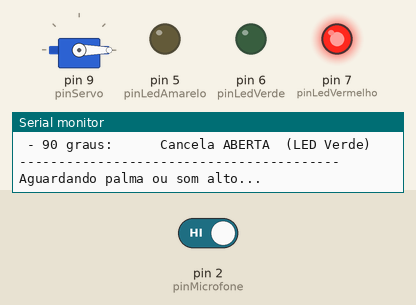
A sketch run on a simulated Arduino Uno, built with avr-gcc and run on an emulated ATmega328P. Parts: servo, output pins drawn as LEDs (lit = HIGH), the last lines printed to the serial monitor. Dashed ring = blinking. Inputs (shaded band) come from the test bench; at power-on: pin 2 (pinMicrofone) HIGH.

Above: at 2.5 s.
2.6 s: pin 2 (pinMicrofone) driven LOW
At 2.8 s:
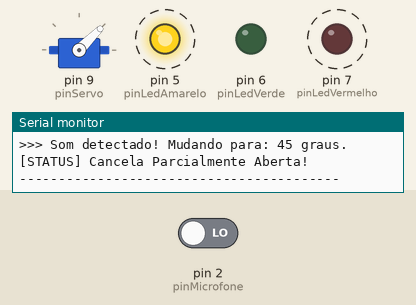
At 5.5 s:
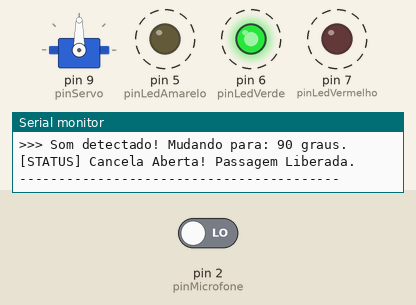
5.6 s: pin 2 (pinMicrofone) driven HIGH
At 6.1 s:
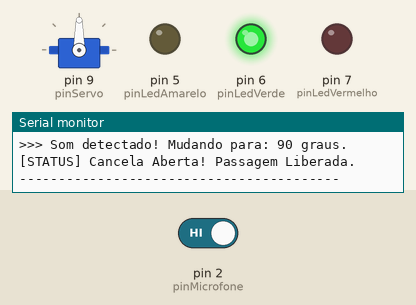
Timing chart, 0 to 8.6 s (numbered marks = the images above; inputs shaded):
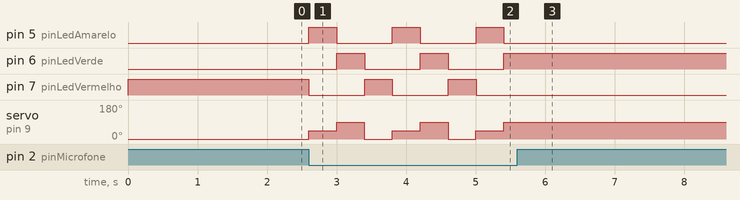

The sketch:

Microfone.ino
```cpp
#include <Servo.h>

#define pinServo 9
#define pinLedVerde 6
#define pinLedAmarelo 5
#define pinLedVermelho 7
#define pinMicrofone 2 // Pino OUT do microfone conectado no pino Digital 2

Servo servo1;
int grau = 0;
int estadoCancela = 0; // Controla os 3 estados (0 = Fechada, 1 = Parcial, 2 = Aberta)

// Variáveis de controle para evitar que uma única palma mude vários estados de uma vez (Debounce)
unsigned long tempoUltimaPalma = 0;
const int intervaloDebounce = 400; // Tempo de espera em milissegundos entre comandos

void setup() {
  servo1.attach(pinServo);

  // Configura os pinos dos três LEDs como saídas
  pinMode(pinLedVerde, OUTPUT);
  pinMode(pinLedAmarelo, OUTPUT);
  pinMode(pinLedVermelho, OUTPUT);

  // Configura o pino do microfone como entrada
  pinMode(pinMicrofone, INPUT);

  Serial.begin(9600);

  // Inicia com a cancela fechada (0 graus) e apenas o LED vermelho aceso
  servo1.write(0);
  digitalWrite(pinLedVermelho, HIGH);
  digitalWrite(pinLedAmarelo, LOW);
  digitalWrite(pinLedVerde, LOW);
  delay(1000);

  // --- INTERFACE DO MONITOR SERIAL MANTIDA ---
  Serial.println("=========================================");
  Serial.println("     SISTEMA DE CANCELA POR PALMAS       ");
  Serial.println("=========================================");
  Serial.println("Instrucoes:");
  Serial.println("Bata uma palma para alternar entre os estados:");
  Serial.println(" - 0 graus:       Cancela FECHADA (LED Vermelho)");
  Serial.println(" - 45 graus:      Cancela PARCIAL (LED Amarelo)");
  Serial.println(" - 90 graus:      Cancela ABERTA  (LED Verde)");
  Serial.println("-----------------------------------------");
  Serial.println("Aguardando palma ou som alto...");
  Serial.println("");
}

void loop() {
  // ATENÇÃO: A maioria desses módulos azuis fica em HIGH em silêncio e muda para LOW quando detecta som.
  // Se o seu sensor funcionar ao contrário, mude de LOW para HIGH na linha abaixo.
  int somDetectado = digitalRead(pinMicrofone);

  // Verifica se o som foi detectado e se respeita o tempo de segurança (debounce)
  if (somDetectado == LOW && (millis() - tempoUltimaPalma > intervaloDebounce)) {
    tempoUltimaPalma = millis(); // Salva o momento do som atual

    // Avança o estado da cancela (0 -> 1 -> 2 -> volta para 0)
    estadoCancela++;
    if (estadoCancela > 2) {
      estadoCancela = 0;
    }

    // Define o ângulo baseado no estado atual
    if (estadoCancela == 0) {
      grau = 0;
    } else if (estadoCancela == 1) {
      grau = 45; // Valor intermediário entre 1 e 89
    } else if (estadoCancela == 2) {
      grau = 90; // Valor de abertura
    }

    // Move o servo para o ângulo definido pelo estado
    servo1.write(grau);

    // Feedback na Serial
    Serial.print(">>> Som detectado! Mudando para: ");
    Serial.print(grau);
    Serial.println(" graus.");

    // --- SUA LÓGICA DE LEDS ORIGINAL EXATAMENTE IGUAL ---
    if (grau == 0) {
      digitalWrite(pinLedVermelho, HIGH);
      digitalWrite(pinLedAmarelo, LOW);
      digitalWrite(pinLedVerde, LOW);
      Serial.println("[STATUS] Cancela Fechada! Aguarde.");
    }
    else if (grau >= 90) {
      digitalWrite(pinLedVermelho, LOW);
      digitalWrite(pinLedAmarelo, LOW);
      digitalWrite(pinLedVerde, HIGH);
      Serial.println("[STATUS] Cancela Aberta! Passagem Liberada.");
    }
    else {
      digitalWrite(pinLedVermelho, LOW);
      digitalWrite(pinLedAmarelo, HIGH);
      digitalWrite(pinLedVerde, LOW);
      Serial.println("[STATUS] Cancela Parcialmente Aberta!");
    }
    Serial.println("-----------------------------------------");
  }
}
```

Measured:
- after the input at 2.6 s, pin 5 (pinLedAmarelo), pin 7 (pinLedVermelho): alternates HIGH for 0.40 s and LOW for 0.80 s, starting at once; pin 6 (pinLedVerde): alternates HIGH for 0.40 s and LOW for 0.80 s, starting after 0.40 s; servo on pin 9 (pinServo): 0° → 45° at once, then repeats every 1.2 s: 90° 0.40 s, 0° 0.40 s, 45° 0.40 s
- after the input at 5.6 s, pin 5 (pinLedAmarelo), pin 7 (pinLedVermelho): stops changing and stays LOW; pin 6 (pinLedVerde): stops changing and stays HIGH; servo on pin 9 (pinServo): stops changing and stays 90°
